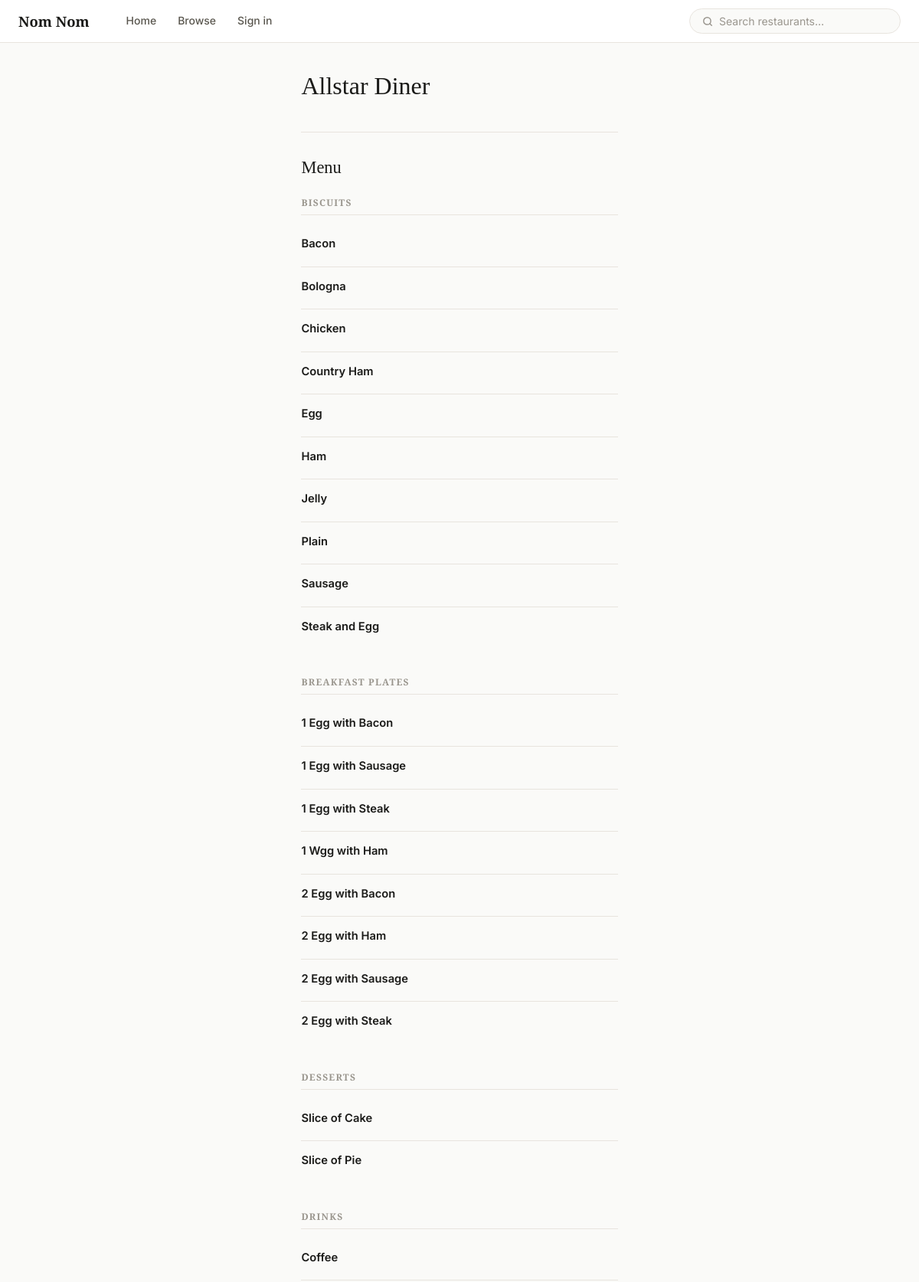
The app's page /restaurant/32 (upper part) with its own data.
### tables this page shows
CREATE TABLE restaurants (
    restaurant_id INTEGER PRIMARY KEY AUTOINCREMENT,
    name TEXT NOT NULL,
    category_id INTEGER,
    price_range TEXT,
    full_address TEXT,
    city TEXT,
    state TEXT,
    latitude REAL,
    longitude REAL,
    avg_rating REAL DEFAULT 0.00,
    total_reviews INTEGER DEFAULT 0,
    FOREIGN KEY (category_id) REFERENCES categories(category_id)
);

CREATE TABLE menu_items (
    item_id INTEGER PRIMARY KEY AUTOINCREMENT,
    restaurant_id INTEGER NOT NULL,
    menu_category_id INTEGER,
    name TEXT NOT NULL,
    description TEXT,
    price REAL,
    avg_rating REAL DEFAULT 0.00,
    total_reviews INTEGER DEFAULT 0,
    FOREIGN KEY (restaurant_id) REFERENCES restaurants(restaurant_id),
    FOREIGN KEY (menu_category_id) REFERENCES menu_categories(menu_category_id)
);

CREATE TABLE menu_categories (
    menu_category_id INTEGER PRIMARY KEY AUTOINCREMENT,
    restaurant_id INTEGER NOT NULL,
    name TEXT NOT NULL,
    FOREIGN KEY (restaurant_id) REFERENCES restaurants(restaurant_id)
);

### web/app.py (the view)
@app.route("/restaurant/<int:rid>")
def restaurant(rid):
    restaurant = db.get_restaurant_by_id(rid)
    if not restaurant:
        flash("Restaurant not found.", "error")
        return redirect(url_for('browse'))
    menu     = db.get_menu_by_restaurant(rid)
    reviews  = db.get_reviews_for_restaurant(rid)
    menu_sections = {}
    for i in menu:
        sec = i.get("section") or "General"
        menu_sections.setdefault(sec, []).append(i)
    user_item_reviews = {}
    is_fav = False
    if current_user():
        uid = current_user()["user_id"]
        user_item_reviews = db.get_user_item_reviews_for_restaurant(uid, rid)
        favs   = db.get_user_favorites(uid)
        is_fav = any(f["restaurant_id"] == rid for f in favs)
    return render_template(
        'restaurant.html',
        restaurant=restaurant,
        menu_sections=menu_sections,
        reviews=reviews,
        user_item_reviews=user_item_reviews,
        is_fav=is_fav,
    )

### sqlQueries.py (called while the page is built)
def get_connection() -> sqlite3.Connection:
    conn = sqlite3.connect(DB_PATH)
    conn.row_factory = sqlite3.Row
    conn.execute("PRAGMA journal_mode = WAL")
    conn.execute("PRAGMA foreign_keys = ON")
    return conn

def get_restaurant_by_id(rid: int) -> dict | None:
    with get_connection() as conn:
        row = conn.execute("""
            SELECT r.*, c.name AS category
            FROM restaurants r
            LEFT JOIN categories c ON c.category_id = r.category_id
            WHERE r.restaurant_id = ?
        """, (rid,)).fetchone()
    return dict(row) if row else None

def get_menu_by_restaurant(rid: int) -> list[dict]:
    with get_connection() as conn:
        rows = conn.execute("""
            SELECT mi.item_id, mi.name, mi.description, mi.price,
                   mi.avg_rating, mi.total_reviews,
                   mc.name AS section
            FROM menu_items mi
            LEFT JOIN menu_categories mc ON mc.menu_category_id = mi.menu_category_id
            WHERE mi.restaurant_id = ?
            ORDER BY mc.name, mi.name
        """, (rid,)).fetchall()
    return [dict(r) for r in rows]

def get_reviews_for_restaurant(rid: int) -> list[dict]:
    with get_connection() as conn:
        rows = conn.execute("""
            SELECT rr.review_id, rr.rating, rr.title, rr.content, rr.upvotes,
                   rr.user_id, u.username
            FROM restaurant_reviews rr
            JOIN users u ON u.user_id = rr.user_id
            WHERE rr.restaurant_id = ?
            ORDER BY rr.upvotes DESC, rr.review_id DESC
        """, (rid,)).fetchall()
    return [dict(r) for r in rows]

### web/app.py (called while the page is built)
def current_user():
    return session.get("user")

@app.context_processor
def inject_user():
    return {"user": current_user()}

### web/templates/restaurant.html (shortened to what this page needs)
{% extends "base.html" %}
{% block content %}
<div class="restaurant-container">
  <div class="restaurant-hero">
    <h1>{{ restaurant.name }}</h1>
  </div>
  <h2 style="margin-bottom:24px">Menu</h2>
  {% if menu_sections %}
    {% for sect, items in menu_sections.items() %}
      <div class="menu-section">
        <h3>{{ sect }}</h3>
        <ul>
          {% for item in items %}
            <li class="menu-item">
              <div class="menu-item__name">{{ item.name }}</div>
            </li>
          {% endfor %}
        </ul>
      </div>
    {% endfor %}
  {% else %}
    <div class="empty-state">No menu items available.</div>
  {% endif %}
</div>
{% endblock %}

### web/static/styles.css (style rules this page uses)
:root { --font-display: 'Playfair Display', Georgia, serif; --font-body: 'Inter', system-ui, sans-serif; --color-bg: #FAFAF8; --color-surface: #FFFFFF; --color-border: #E8E4DE; --color-border-md: #D4CFC8; --color-text: #1A1A18; --color-text-2: #5A574F; --color-text-3: #9A968E; --color-accent: #E8A427; --color-accent-bg: #FEF7E8; --color-accent-dk: #B37D18; --color-danger: #C0392B; --color-danger-bg: #FFF0EE; --color-success: #2D6A34; --color-success-bg:#F0FBF1; --color-info-bg: #EEF4FF; --color-info: #1A4F8C; --color-warning-bg:#FFF9EC; --color-warning: #8A5D00; --star: #E8A427; --tan: #D4CFC8; --radius-sm: 6px; --radius-md: 10px; --radius-lg: 14px; --radius-pill: 999px; --shadow-sm: 0 1px 3px rgba(0,0,0,.06), 0 1px 2px rgba(0,0,0,.04); --shadow-md: 0 4px 12px rgba(0,0,0,.08); --transition: all .18s ease; --max-w: 960px; }
*, *::before, *::after { box-sizing: border-box; margin: 0; padding: 0; }
html { font-size: 16px; }
body { font-family: var(--font-body); background: var(--color-bg); color: var(--color-text); line-height: 1.6; min-height: 100vh; display: flex; flex-direction: column; }
ul { list-style: none; }
h1, h2, h3, h4 { font-family: var(--font-display); font-weight: 500; line-height: 1.25; color: var(--color-text); }
h1 { font-size: 2rem; }
h2 { font-size: 1.4rem; }
h3 { font-size: 1.1rem; }
.restaurant-container { max-width: var(--max-w); margin-inline: auto; padding: 36px 24px 56px; }
.restaurant-hero { padding-bottom: 24px; border-bottom: 1px solid var(--color-border); margin-bottom: 32px; }
.restaurant-hero h1 { margin-bottom: 8px; }
.menu-section { margin-bottom: 36px; }
.menu-section h3 { font-size: .75rem; font-weight: 600; text-transform: uppercase; letter-spacing: .1em; color: var(--color-text-3); margin-bottom: 12px; padding-bottom: 8px; border-bottom: 1px solid var(--color-border); }
.menu-item { padding: 14px 0; border-bottom: 1px solid var(--color-border); }
.menu-item:last-child { border-bottom: none; }
.menu-item__name { font-weight: 600; font-size: .92rem; margin-bottom: 3px; }

### records on screen
restaurants: name "Allstar Diner"
menu_items: name "BISCUITS", name "Bacon"
menu_items: name "Bologna"
menu_items: name "Chicken"
menu_items: name "Country Ham"
menu_items: name "Egg"
menu_items: name "Ham"
menu_items: name "Jelly"
menu_items: name "Plain"
menu_items: name "Sausage"
menu_items: name "Steak and Egg"
menu_items: name "BREAKFAST PLATES", name "1 Egg with Bacon"
menu_items: name "1 Egg with Sausage"
menu_items: name "1 Egg with Steak"
menu_items: name "1 Wgg with Ham"
menu_items: name "2 Egg with Bacon"
menu_items: name "2 Egg with Ham"
menu_items: name "2 Egg with Sausage"
menu_items: name "2 Egg with Steak"
menu_items: name "DESSERTS", name "Slice of Cake"
menu_items: name "Slice of Pie"
menu_items: name "DRINKS", name "Coffee"
